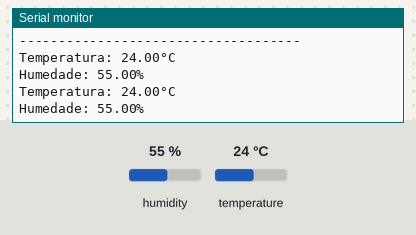
Bench run of a program on a simulated ESP8266 (NodeMCU). Parts: the last lines printed to the serial monitor. Inputs (shaded band) come from the test bench; at power-on: humidity 55 %, temperature 24 °C.

Above: at 4.8 s.
4.9 s: humidity set to 22 %
At 6.7 s:
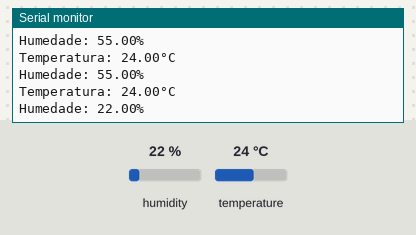
7.9 s: temperature set to 12 °C
At 8.4 s:
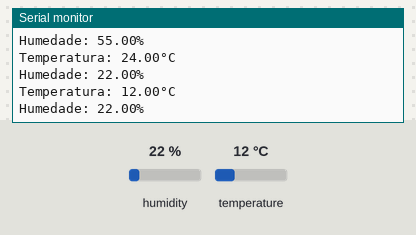
10.9 s: humidity set to 40 %
At 12.9 s:
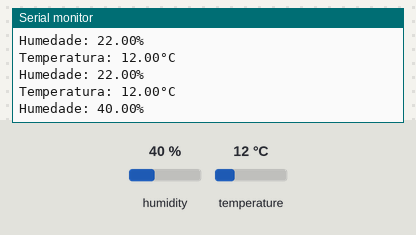
Timing chart, 0 to 14.4 s (numbered marks = the images above; inputs shaded):
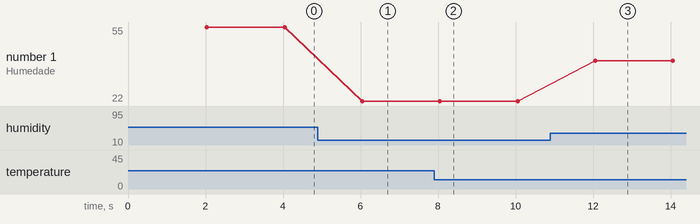

Measured:
- after the input at 4.9 s, the serial monitor: prints a new line after 1.1 s (image 1)
- after the input at 7.9 s, the serial monitor: prints a new line after 0.15 s (image 2)
- after the input at 10.9 s, the serial monitor: prints a new line after 1.2 s (image 3)
- plotted number 1: 55 → 22 after the input at 4.9 s, 22 → 40 after the input at 10.9 s

The program:

main.cpp
```cpp
// (licence header left out)
// REQUIRES the following Arduino libraries:
// - DHT Sensor Library: https://github.com/adafruit/DHT-sensor-library
// - Adafruit Unified Sensor Lib: https://github.com/adafruit/Adafruit_Sensor

#include <Adafruit_Sensor.h>
#include <DHT.h>
#include <DHT_U.h>

#define DHTPIN 2     // Digital pin connected to the DHT sensor
// Feather HUZZAH ESP8266 note: use pins 3, 4, 5, 12, 13 or 14 --
// Pin 15 can work but DHT must be disconnected during program upload.

// Uncomment the type of sensor in use:
#define DHTTYPE    DHT11     // DHT 11
//#define DHTTYPE    DHT22     // DHT 22 (AM2302)
//#define DHTTYPE    DHT21     // DHT 21 (AM2301)

// See guide for details on sensor wiring and usage:
//   https://learn.adafruit.com/dht/overview

DHT_Unified dht(DHTPIN, DHTTYPE);

uint32_t delayMS;

void setup() {
  Serial.begin(115200);
  // Initialize device.
  dht.begin();
  Serial.println(F("DHTxx Unified Sensor Example"));
  // Print temperature sensor details.
  sensor_t sensor;
  dht.temperature().getSensor(&sensor);
  Serial.println(F("------------------------------------"));
  Serial.println(F("Temperature Sensor"));
  Serial.print  (F("Sensor Type: ")); Serial.println(sensor.name);
  Serial.print  (F("Driver Ver:  ")); Serial.println(sensor.version);
  Serial.print  (F("Unique ID:   ")); Serial.println(sensor.sensor_id);
  Serial.print  (F("Max Value:   ")); Serial.print(sensor.max_value); Serial.println(F("°C"));
  Serial.print  (F("Min Value:   ")); Serial.print(sensor.min_value); Serial.println(F("°C"));
  Serial.print  (F("Resolution:  ")); Serial.print(sensor.resolution); Serial.println(F("°C"));
  Serial.println(F("------------------------------------"));
  // Print humidity sensor details.
  dht.humidity().getSensor(&sensor);
  Serial.println(F("Humidity Sensor"));
  Serial.print  (F("Sensor Type: ")); Serial.println(sensor.name);
  Serial.print  (F("Driver Ver:  ")); Serial.println(sensor.version);
  Serial.print  (F("Unique ID:   ")); Serial.println(sensor.sensor_id);
  Serial.print  (F("Max Value:   ")); Serial.print(sensor.max_value); Serial.println(F("%"));
  Serial.print  (F("Min Value:   ")); Serial.print(sensor.min_value); Serial.println(F("%"));
  Serial.print  (F("Resolution:  ")); Serial.print(sensor.resolution); Serial.println(F("%"));
  Serial.println(F("------------------------------------"));
  // Set delay between sensor readings based on sensor details.
  delayMS = sensor.min_delay / 1000;
}

void loop() {
  // Delay between measurements.
  delay(delayMS);
  // Get temperature event and print its value.
  sensors_event_t event;
  dht.temperature().getEvent(&event);
  if (isnan(event.temperature)) {
    Serial.println(F("Error reading temperature!"));
  }
  else {
    Serial.print(F("Temperatura: "));
    Serial.print(event.temperature);
    Serial.println(F("°C"));
  }
  // Get humidity event and print its value.
  dht.humidity().getEvent(&event);
  if (isnan(event.relative_humidity)) {
    Serial.println(F("Error reading humidity!"));
  }
  else {
    Serial.print(F("Humedade: "));
    Serial.print(event.relative_humidity);
    Serial.println(F("%"));
  }
}
```
